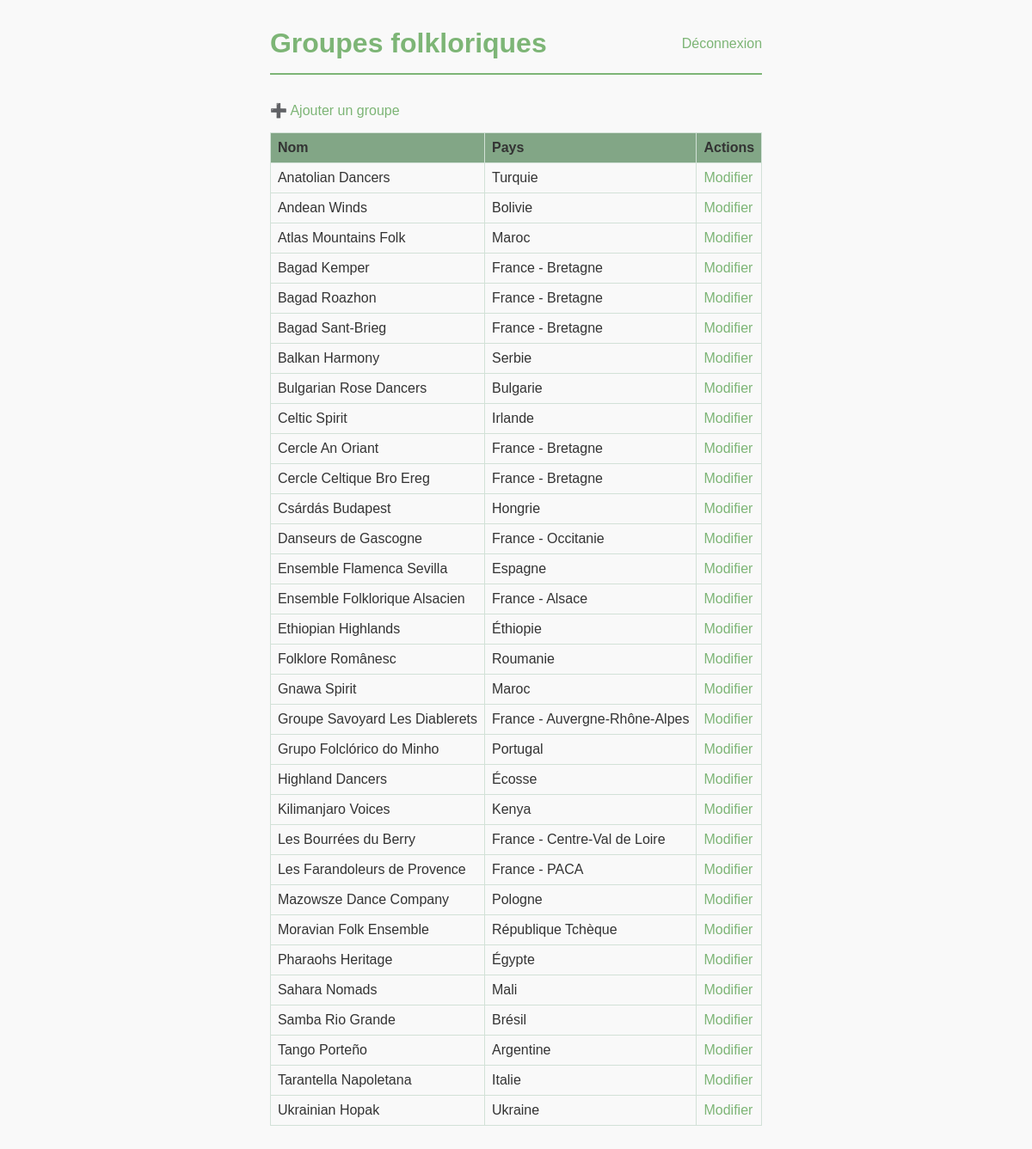
The app's page /index.php?action=liste (signed in) with its own data.
### tables this page shows
CREATE TABLE `groupe` (
  `id` int NOT NULL,
  `nom` varchar(100) NOT NULL,
  `adressePostale` varchar(200) DEFAULT NULL,
  `nombrePersonnes` int NOT NULL,
  `nomPays` varchar(100) NOT NULL,
  `hebergement` tinyint(1) NOT NULL DEFAULT '1'
);

### gestionBd.php (called while the page is built, shortened)
<?php
$host = "localhost";
$db = "festival";
$user = "root";
$pass ="";
try {
    $dsn = "mysql:host=$host;dbname=$db;charset=utf8mb4";
    $pdo = new PDO($dsn, $user, $pass);
    $pdo->setAttribute(PDO::ATTR_ERRMODE, PDO::ERRMODE_EXCEPTION);
} catch (PDOException $e) {
    error_log($e->getMessage());
    die("Erreur connexion : ");
}
function getGroupes()
{
    global $pdo;
    return $pdo->query("SELECT * FROM groupe ORDER BY nom")->fetchAll(PDO::FETCH_ASSOC);
}

### v-groupe.php (the view)
<!DOCTYPE html>
<html lang="fr">
<head>
    <meta charset="UTF-8"><link rel="stylesheet" href="style.css"><title>Groupes</title>
</head>
<body>
<main>
    <header class="toprow">
      <h1>Groupes folkloriques</h1>
      <a href="index.php?action=deconnexion" class="btn logout">Déconnexion</a>
    </header>
    <nav><a class="btn" href="index.php?action=ajout">➕ Ajouter un groupe</a></nav>
    <table>
        <thead><tr><th>Nom</th><th>Pays</th><th>Actions</th></tr></thead>
        <tbody>
        <?php foreach($groupes as $g): ?>
          <tr>
            <td><?= htmlspecialchars($g['nom']) ?></td>
            <td><?= htmlspecialchars($g['nomPays']) ?></td>
            <td><a href="index.php?action=modification&id=<?= $g['id'] ?>">Modifier</a></td>
          </tr>
        <?php endforeach; ?>
        </tbody>
    </table>
</main>
</body>
</html>

### index.php (shortened to what this page needs)
<?php
require_once 'gestionBd.php';
$action = $_REQUEST['action'] ?? 'liste';
switch ($action) {
    case 'liste':
        $groupes = getGroupes();
        include 'v-groupe.php';
        break;
}

### style.css (style rules this page uses)
:root { --max-width: 900px; --gap: 1rem; --accent: #7db576; }
* { box-sizing: border-box; }
body { font-family: Arial, sans-serif; margin: 0; padding: 0; display: flex; justify-content: center; background: #f9f9f9; color: #333; }
main { max-width: var(--max-width); margin: 0 auto; padding: 2rem; display: grid; gap: var(--gap); }
h1 { text-align: center; color: var(--accent); }
table { border-collapse: collapse; width: 100%; }
th, td { border: 1px solid #d2e1d7; padding: .5rem; text-align: left; }
th { background: #82a686; }
a { color: var(--accent); text-decoration: none; }
.toprow { display: flex; justify-content: space-between; align-items: center; border-bottom: 2px solid var(--accent); padding-bottom: 1rem; margin-bottom: 1rem; }
.toprow h1 { margin: 0; text-align: left; }

### records on screen
groupe: nom "Anatolian Dancers", nomPays "Turquie"
groupe: nom "Andean Winds", nomPays "Bolivie"
groupe: nom "Atlas Mountains Folk", nomPays "Maroc"
groupe: nom "Bagad Kemper", nomPays "France - Bretagne"
groupe: nom "Bagad Roazhon", nomPays "France - Bretagne"
groupe: nom "Bagad Sant-Brieg", nomPays "France - Bretagne"
groupe: nom "Balkan Harmony", nomPays "Serbie"
groupe: nom "Bulgarian Rose Dancers", nomPays "Bulgarie"
groupe: nom "Celtic Spirit", nomPays "Irlande"
groupe: nom "Cercle An Oriant", nomPays "France - Bretagne"
groupe: nom "Cercle Celtique Bro Ereg", nomPays "France - Bretagne"
groupe: nom "Csárdás Budapest", nomPays "Hongrie"
groupe: nom "Danseurs de Gascogne", nomPays "France - Occitanie"
groupe: nom "Ensemble Flamenca Sevilla", nomPays "Espagne"
groupe: nom "Ensemble Folklorique Alsacien", nomPays "France - Alsace"
groupe: nom "Ethiopian Highlands", nomPays "Éthiopie"
groupe: nom "Folklore Românesc", nomPays "Roumanie"
groupe: nom "Gnawa Spirit", nomPays "Maroc"
groupe: nom "Groupe Savoyard Les Diablerets", nomPays "France - Auvergne-Rhône-Alpes"
groupe: nom "Grupo Folclórico do Minho", nomPays "Portugal"
groupe: nom "Highland Dancers", nomPays "Écosse"
groupe: nom "Kilimanjaro Voices", nomPays "Kenya"
groupe: nom "Les Bourrées du Berry", nomPays "France - Centre-Val de Loire"
groupe: nom "Les Farandoleurs de Provence", nomPays "France - PACA"
groupe: nom "Mazowsze Dance Company", nomPays "Pologne"
groupe: nom "Moravian Folk Ensemble", nomPays "République Tchèque"
groupe: nom "Pharaohs Heritage", nomPays "Égypte"
groupe: nom "Sahara Nomads", nomPays "Mali"
groupe: nom "Samba Rio Grande", nomPays "Brésil"
groupe: nom "Tango Porteño", nomPays "Argentine"
groupe: nom "Tarantella Napoletana", nomPays "Italie"
groupe: nom "Ukrainian Hopak", nomPays "Ukraine"
